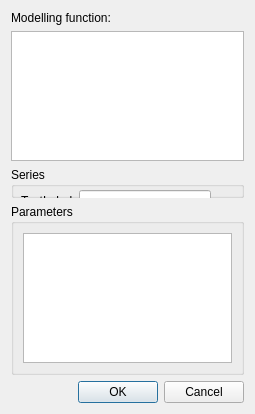
<?xml version="1.0" encoding="UTF-8"?>
<ui version="4.0">
 <class>CreateDataDialog</class>
 <widget class="QDialog" name="CreateDataDialog">
  <property name="geometry">
   <rect>
    <x>0</x>
    <y>0</y>
    <width>255</width>
    <height>414</height>
   </rect>
  </property>
  <property name="windowTitle">
   <string>Create data set - input</string>
  </property>
  <layout class="QVBoxLayout" name="verticalLayout">
   <item>
    <widget class="QLabel" name="label_2">
     <property name="text">
      <string>Modelling function: </string>
     </property>
    </widget>
   </item>
   <item>
    <widget class="QTextBrowser" name="textBrowser"/>
   </item>
   <item>
    <widget class="QGroupBox" name="grp_n_series">
     <property name="title">
      <string>Series</string>
     </property>
     <widget class="QPushButton" name="pushButton">
      <property name="geometry">
       <rect>
        <x>10</x>
        <y>126</y>
        <width>76</width>
        <height>23</height>
       </rect>
      </property>
      <property name="text">
       <string>Import x-axes</string>
      </property>
     </widget>
     <widget class="QWidget" name="">
      <property name="geometry">
       <rect>
        <x>10</x>
        <y>23</y>
        <width>190</width>
        <height>101</height>
       </rect>
      </property>
      <layout class="QVBoxLayout" name="verticalLayout_3">
       <item>
        <layout class="QHBoxLayout" name="horizontalLayout">
         <item>
          <widget class="QLabel" name="label">
           <property name="text">
            <string>TextLabel</string>
           </property>
          </widget>
         </item>
         <item>
          <widget class="QLineEdit" name="lineEdit"/>
         </item>
        </layout>
       </item>
       <item>
        <widget class="QTableView" name="tableView">
         <property name="sizeAdjustPolicy">
          <enum>QAbstractScrollArea::AdjustToContents</enum>
         </property>
        </widget>
       </item>
      </layout>
     </widget>
    </widget>
   </item>
   <item>
    <widget class="QGroupBox" name="groupBox">
     <property name="title">
      <string>Parameters</string>
     </property>
     <layout class="QVBoxLayout" name="verticalLayout_2">
      <item>
       <widget class="QListView" name="listView"/>
      </item>
     </layout>
    </widget>
   </item>
   <item>
    <widget class="QDialogButtonBox" name="buttonBox">
     <property name="orientation">
      <enum>Qt::Horizontal</enum>
     </property>
     <property name="standardButtons">
      <set>QDialogButtonBox::Cancel|QDialogButtonBox::Ok</set>
     </property>
    </widget>
   </item>
  </layout>
 </widget>
 <resources/>
 <connections>
  <connection>
   <sender>buttonBox</sender>
   <signal>accepted()</signal>
   <receiver>CreateDataDialog</receiver>
   <slot>accept()</slot>
   <hints>
    <hint type="sourcelabel">
     <x>248</x>
     <y>254</y>
    </hint>
    <hint type="destinationlabel">
     <x>157</x>
     <y>274</y>
    </hint>
   </hints>
  </connection>
  <connection>
   <sender>buttonBox</sender>
   <signal>rejected()</signal>
   <receiver>CreateDataDialog</receiver>
   <slot>reject()</slot>
   <hints>
    <hint type="sourcelabel">
     <x>316</x>
     <y>260</y>
    </hint>
    <hint type="destinationlabel">
     <x>286</x>
     <y>274</y>
    </hint>
   </hints>
  </connection>
 </connections>
</ui>
